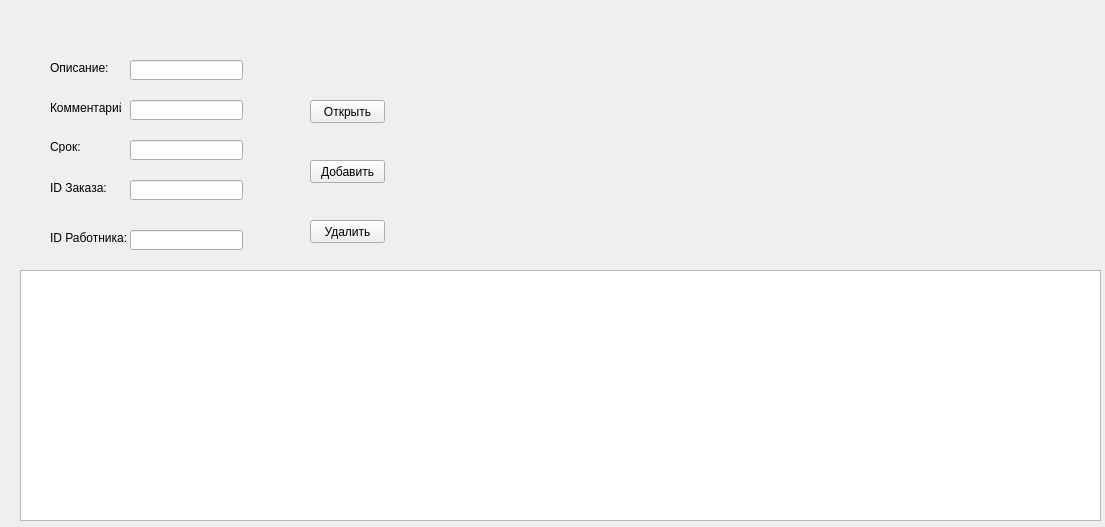
<?xml version="1.0" encoding="UTF-8"?>
<ui version="4.0">
 <class>Form</class>
 <widget class="QWidget" name="Form">
  <property name="geometry">
   <rect>
    <x>0</x>
    <y>0</y>
    <width>1105</width>
    <height>527</height>
   </rect>
  </property>
  <property name="windowTitle">
   <string>Zadaci</string>
  </property>
  <widget class="QTableWidget" name="tbzadaci">
   <property name="geometry">
    <rect>
     <x>20</x>
     <y>270</y>
     <width>1081</width>
     <height>251</height>
    </rect>
   </property>
  </widget>
  <widget class="QLabel" name="label">
   <property name="geometry">
    <rect>
     <x>50</x>
     <y>60</y>
     <width>61</width>
     <height>16</height>
    </rect>
   </property>
   <property name="text">
    <string>Описание:</string>
   </property>
  </widget>
  <widget class="QLabel" name="label_2">
   <property name="geometry">
    <rect>
     <x>50</x>
     <y>100</y>
     <width>71</width>
     <height>16</height>
    </rect>
   </property>
   <property name="text">
    <string>Комментарий:</string>
   </property>
  </widget>
  <widget class="QLabel" name="label_3">
   <property name="geometry">
    <rect>
     <x>50</x>
     <y>140</y>
     <width>47</width>
     <height>13</height>
    </rect>
   </property>
   <property name="text">
    <string>Срок:</string>
   </property>
  </widget>
  <widget class="QLabel" name="label_4">
   <property name="geometry">
    <rect>
     <x>50</x>
     <y>180</y>
     <width>61</width>
     <height>16</height>
    </rect>
   </property>
   <property name="text">
    <string>ID Заказа:</string>
   </property>
  </widget>
  <widget class="QLabel" name="label_5">
   <property name="geometry">
    <rect>
     <x>50</x>
     <y>230</y>
     <width>81</width>
     <height>16</height>
    </rect>
   </property>
   <property name="text">
    <string>ID Работника:</string>
   </property>
  </widget>
  <widget class="QLineEdit" name="lopisanie">
   <property name="geometry">
    <rect>
     <x>130</x>
     <y>60</y>
     <width>113</width>
     <height>20</height>
    </rect>
   </property>
  </widget>
  <widget class="QLineEdit" name="lkommentariy">
   <property name="geometry">
    <rect>
     <x>130</x>
     <y>100</y>
     <width>113</width>
     <height>20</height>
    </rect>
   </property>
  </widget>
  <widget class="QLineEdit" name="lsrok">
   <property name="geometry">
    <rect>
     <x>130</x>
     <y>140</y>
     <width>113</width>
     <height>20</height>
    </rect>
   </property>
  </widget>
  <widget class="QLineEdit" name="lidzakaza">
   <property name="geometry">
    <rect>
     <x>130</x>
     <y>180</y>
     <width>113</width>
     <height>20</height>
    </rect>
   </property>
  </widget>
  <widget class="QLineEdit" name="lidrabotnika">
   <property name="geometry">
    <rect>
     <x>130</x>
     <y>230</y>
     <width>113</width>
     <height>20</height>
    </rect>
   </property>
  </widget>
  <widget class="QPushButton" name="pbopen">
   <property name="geometry">
    <rect>
     <x>310</x>
     <y>100</y>
     <width>75</width>
     <height>23</height>
    </rect>
   </property>
   <property name="text">
    <string>Открыть</string>
   </property>
  </widget>
  <widget class="QPushButton" name="pbinsert">
   <property name="geometry">
    <rect>
     <x>310</x>
     <y>160</y>
     <width>75</width>
     <height>23</height>
    </rect>
   </property>
   <property name="text">
    <string>Добавить</string>
   </property>
  </widget>
  <widget class="QPushButton" name="pbdelete">
   <property name="geometry">
    <rect>
     <x>310</x>
     <y>220</y>
     <width>75</width>
     <height>23</height>
    </rect>
   </property>
   <property name="text">
    <string>Удалить</string>
   </property>
  </widget>
 </widget>
 <resources/>
 <connections/>
</ui>
